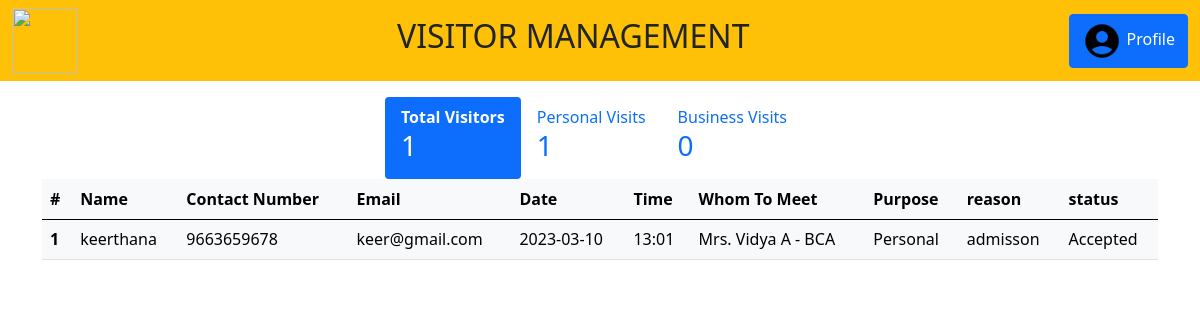
/Tdashboard (signed in), run on an earlier commit of the app's database.
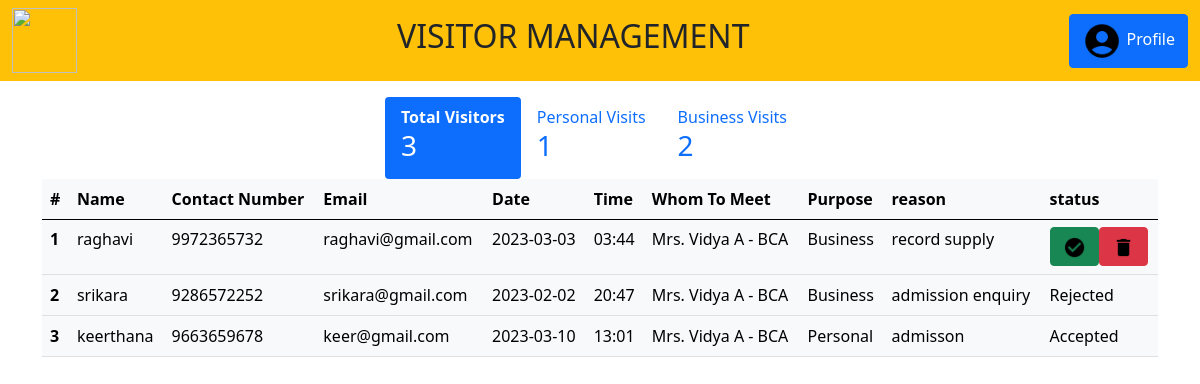
And on a later commit of the database.
### tables this page shows
CREATE TABLE "register1" (
	"name"	TEXT,
	"contact_number"	INTEGER,
	"email"	TEXT,
	"date"	TEXT,
	"time"	TEXT,
	"whom_to_meet"	TEXT,
	"purpose"	TEXT,
	"reason"	TEXT,
	"photo"	TEXT,
	"status"	TEXT,
	"id"	INTEGER,
	"department"	TEXT,
	PRIMARY KEY("id" AUTOINCREMENT)
);

### app.py (the view)
@app.get("/Tdashboard", response_class=HTMLResponse)
def Tdashboard(request:Request):
    isLogin = request.session.get('isLogin')
    role = request.session.get('role')
    email = request.session.get('email')
    users = db.executeQueryWithParams("select * from addteachers where email =?", [email,])[0]
    name = users['name']
    department = users['department']
    contact_number = users['contact_number']
    date_of_birth = users['date_of_birth']
    pfp = users['photo']
    if role == 2:
        department_name= name+" - "+department
        conn = sqlite3.connect("app.db")
        cursor = conn.cursor()
        cursor.execute("SELECT COUNT(*) FROM register1 where whom_to_meet =?",(department_name,))
        total_visitors = cursor.fetchone()
        cursor.execute("SELECT COUNT(*) FROM register1 where whom_to_meet =? and purpose ='Personal'",(department_name,))
        visitors_personal = cursor.fetchone()
        cursor.execute("SELECT COUNT(*) FROM register1 where whom_to_meet =? and purpose ='Business'",(department_name,))
        visitors_business = cursor.fetchone()
        cursor.execute("SELECT * FROM register1 where whom_to_meet=? order by id DESC", (department_name,))
        orders = cursor.fetchall()
        cursor.execute("SELECT * FROM register1 where whom_to_meet=? and purpose ='Personal'  order by id DESC "  , (department_name,))
        personal_visitors = cursor.fetchall()
        cursor.execute("SELECT * FROM register1 where whom_to_meet=? and purpose ='Business'  order by id DESC"  , (department_name,))
        business_visitors = cursor.fetchall()
        conn.close()
        return templates.TemplateResponse("Tdashboard.html",{"request":request, "orders": orders, "name": name, "department": department, "date_of_birth": date_of_birth, "contact_number":contact_number, "email":email, "pfp": pfp, "total_visitors":total_visitors[0], "visitors_personal": visitors_personal[0], "visitors_business":visitors_business[0], "personal_visitors": personal_visitors, "business_visitors": business_visitors})
    else:
        return "Unauthorized acess"

### templates/Tdashboard.html (shortened to what this page needs)
<!doctype html>
<html lang="en">
  <head>
    <link href="https://cdn.jsdelivr.net/npm/bootstrap@5.0.2/dist/css/bootstrap.min.css" rel="stylesheet">
  </head>
  <body>
    <nav class="navbar navbar-expand-lg navbar-light bg-warning">
        <div class="container-fluid">
          <img src="/static/images/Logo.png" width="65" height="65"><h2>VISITOR MANAGEMENT</h2>
         <form class="d-flex">
          <div class="row align-items-center">
          <div class="col">
            <button type="button" class="btn btn-primary" data-bs-toggle="modal" data-bs-target="#myModal">
              <img src="/static/images/baseline_account_circle_black_24dp.png" width="40" height="40">
              Profile
            </button>
          </div>
        </div>
         </form>
        </div>
    </nav>
    <div class="container mt-3">
      <div class="row">
        <ul class="nav nav-pills justify-content-center">
         <li class="nav-item">
           <a class="nav-link active" data-bs-toggle="tab" href="#home"><b>Total Visitors</b><br><h3>{{ total_visitors }}</h3></a>
         </li>
         <li class="nav-item">
           <a class="nav-link" data-bs-toggle="tab" href="#menu1">Personal Visits<br><h3>{{ visitors_personal }}</h3></a>
         </li>
         <li class="nav-item">
           <a class="nav-link" data-bs-toggle="tab" href="#menu2">Business Visits<br><h3>{{ visitors_business }}</h3></a>
         </li>
        </ul>
      </div>
    </div>
    <div class="tab-content">
      <div class="tab-pane container active" id="home">
        <div class="table-responsive">
          <div class="table-resposnsive">
          <table class="table table-light table-hover">
            <thead>
              <tr>
                <th scope="col">#</th>
                <th>Name</th>
                <th>Contact Number</th>
                <th>Email</th>
                <th>Date</th>
                <th>Time</th>
                <th>Whom To Meet</th>
                <th>Purpose</th>
                <th>reason</th>
                <th>status</th>
              </tr>
            </thead>
            <tbody>
              <tr>
                <tbody>
                  {% for order in orders %}
                  <tr>
                    <th scope="row">{{ loop.index }}</th>
                      <td>{{order[0]}}</td>
                      <td>{{order[1]}}</td>
                      <td>{{order[2]}}</td>
                      <td>{{order[3]}}</td>
                      <td>{{order[4]}}</td>
                      <td>{{order[5]}}</td>
                      <td>{{order[6]}}</td>
                      <td>{{order[7]}}</td>
                      {%if not order[9] %}
                      <td>
                       <div class="btn-group" role="group" aria-label="Basic mixed styles example">
                        <form action="/Tauthorize?statuses=Accepted&id={{order[10]}}" method="post">
                          <button type="submit" class="btn btn-success"><img src="/static/images/baseline_check_circle_black_24dp.png" width="23" height="23"></button>
                        </form>
                        <form action="/Tauthorize?statuses=Rejected&id={{order[10]}}" method="post">
                          <button type="submit" class="btn btn-danger"><img src="/static/images/baseline_delete_black_24dp.png" width="23" height="23"></button>
                        </form>
                       </div>
                      </td>
                        {% elif order[9] == "Accepted" %}
                      <td>
                        Accepted
                      </td>
                      {% else %}
                      <td>
                        Rejected
                      </td>
                      {% endif %}
                  </tr>
                    {% endfor %}
                </tbody>
              </tr>
            </tbody>
          </table>
        </div>
      </div>
    </div>
    </div>
  </body>
</html>

What changed in the data, as far as the page shows it:
added register1: name "raghavi", contact_number "9972365732", email "raghavi@gmail.com", date "2023-03-03", time "03:44", whom_to_meet "Mrs. Vidya A - BCA", purpose "Business", reason "record supply"
added register1: name "srikara", contact_number "9286572252", email "srikara@gmail.com", date "2023-02-02", time "20:47", whom_to_meet "Mrs. Vidya A - BCA", purpose "Business", reason "admission enquiry", status "Rejected"
Also different on the page:
{{ total_visitors }}: "1" → "3"
{{ visitors_business }}: "0" → "2"
